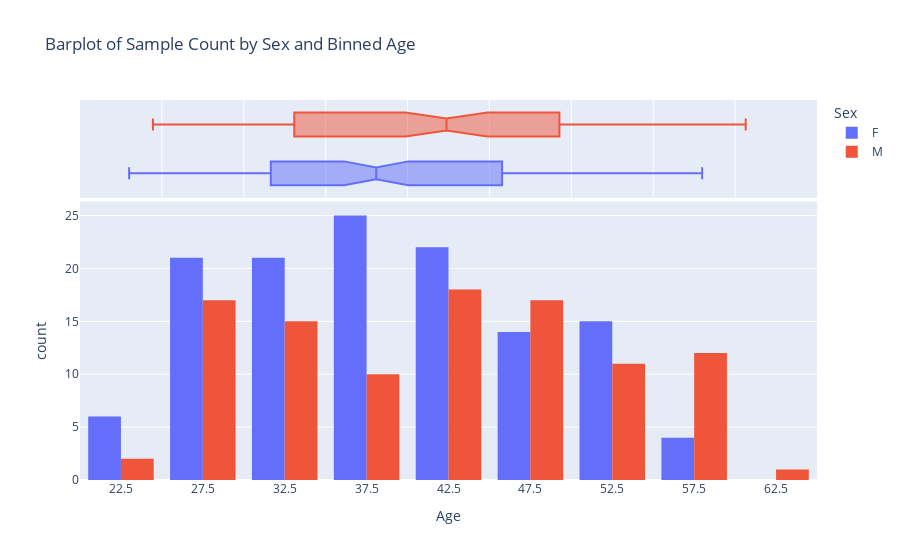

Here is the notebook cell this chart was saved with:
### Code cell
hist_by_grp(df_profile_clean, x="Age", y="BMI", color="Sex", barmode="group", marginal="box", histfunc="count", title="Barplot of Sample Count by Sex and Binned Age")
